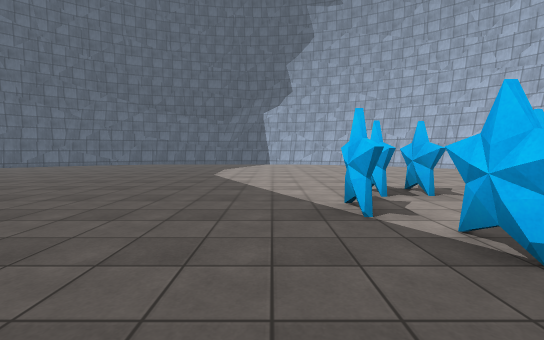
view 1 (above)

16 first-person views from a walk through a scene from a Unity 3-D project. The camera is 1.3 m above the floor, tilts 4° down and sees 90° across. The floor is counted in squares, 2 m on a side. Each view is taken from the middle of a square. On the plan, view 1 faces up. The plan holds only what a view shows up to about 9 squares ahead; the rest is blank. The place goes on beyond the plan. The player character is not drawn. Surface patterns are stand-ins for the level's own textures.

view 2
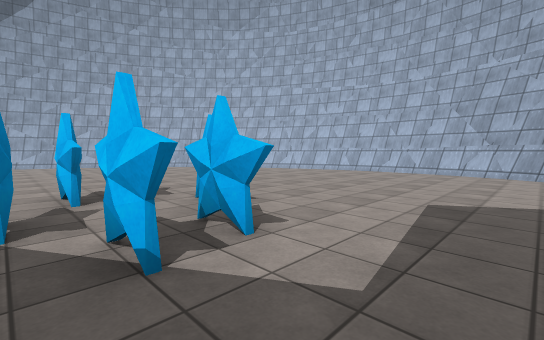

view 3
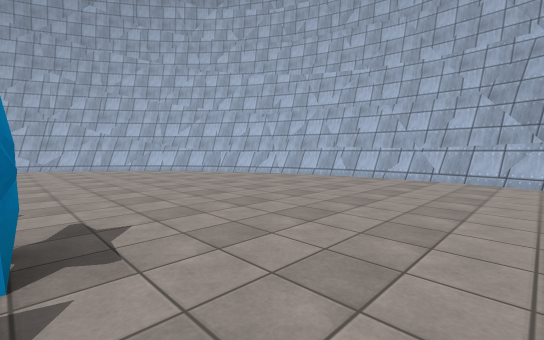

view 4
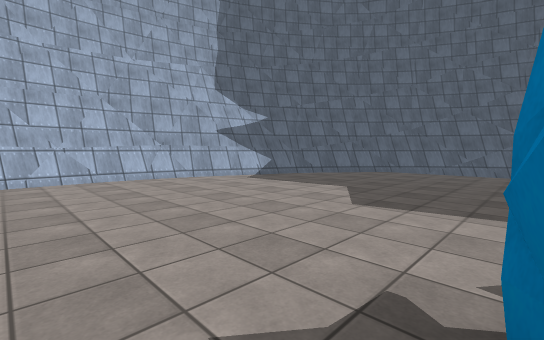

view 5
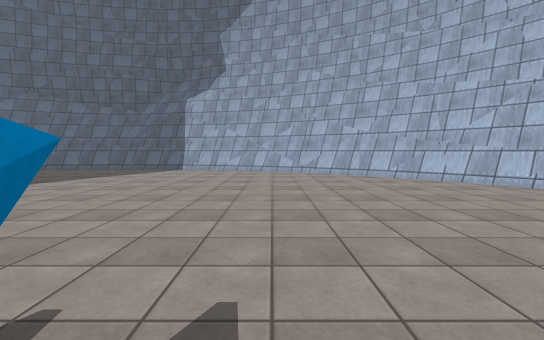

view 6
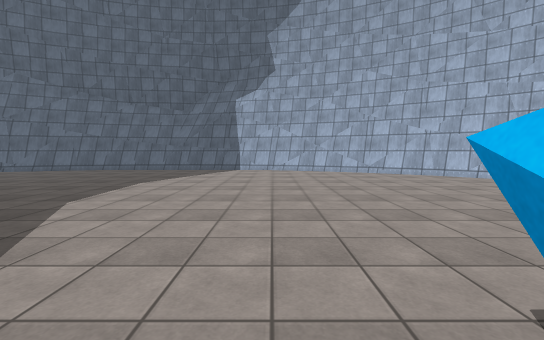

view 7
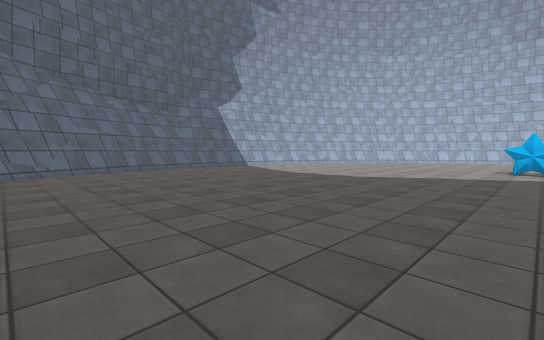

view 8
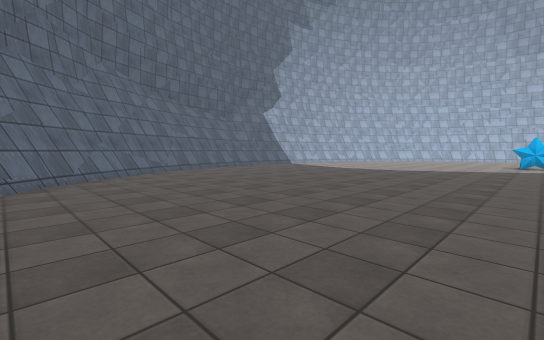

view 9
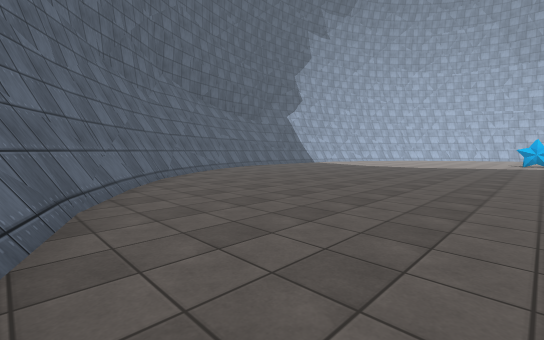

view 10
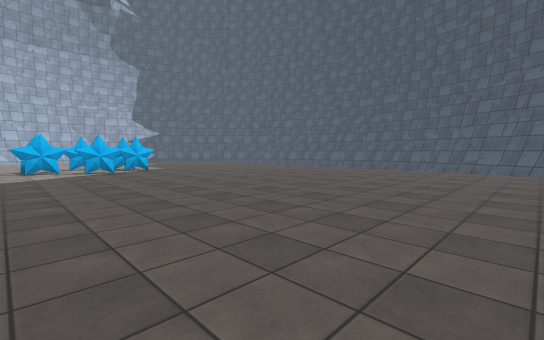

view 11
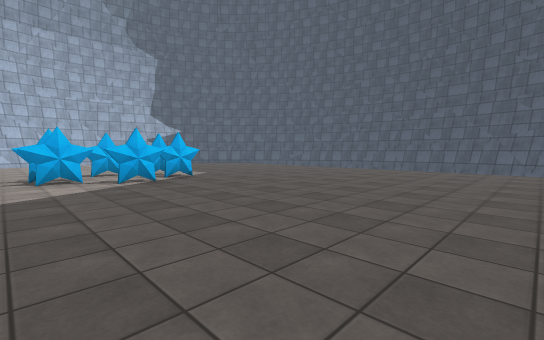

view 12
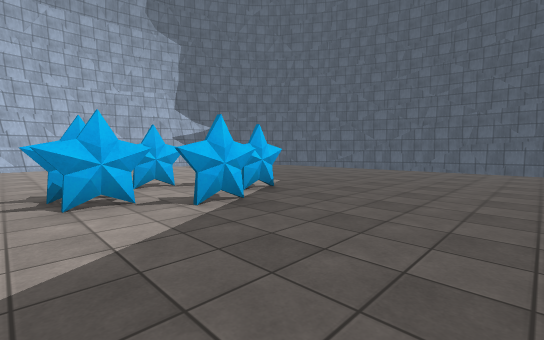

view 13
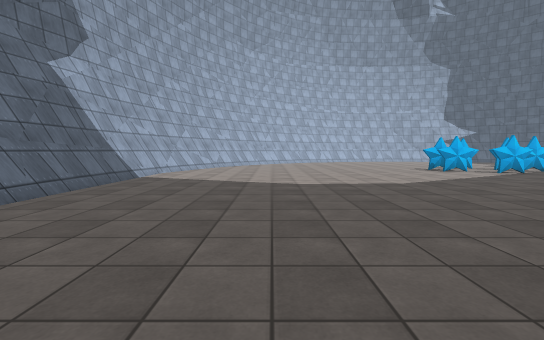

view 14
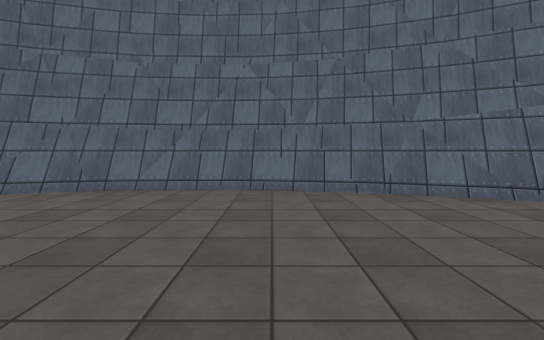

view 15
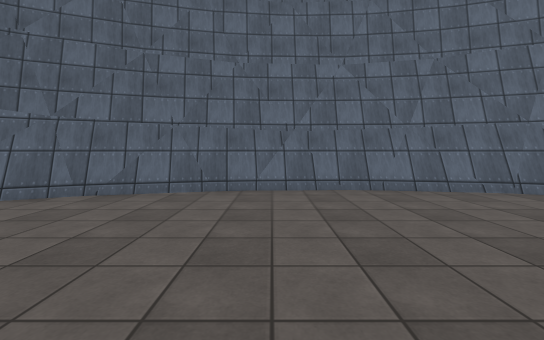

view 16
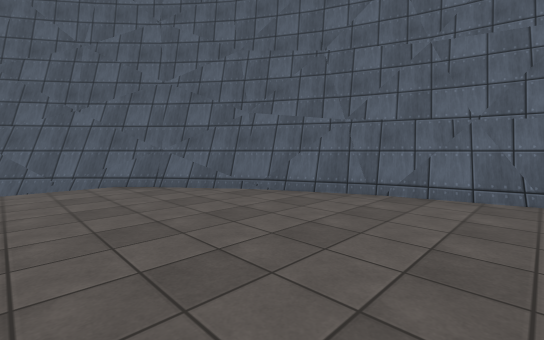

### Floor plan
Points are (right, up) in squares from view 1. A wall is a line through its corners. A room is listed if a view was taken in it or the views show most of it. See-through windows are left out.
Room 1 (views 1, 2, 3, 4, 5, 6, 7, 8, 9, 10, 11, 12, 13, 14, 15, 16)
walls: (-4.9, 13.4) (-7.3, 12.6); (-2.5, 13.9) (-3.3, 13.8); (-0.6, 13.9) (-2.9, 13.9); (-4.9, 13.7) (-7.2, 12.9); (2, 13.3) (-0.7, 13.9); (-2.4, 14.2) (-2.9, 14.1); (-0.5, 14.1) (-2.6, 14.1); (2.1, 13.5) (-0.7, 14.1); (-6.7, 13.3) (-9.2, 11.9) (-10.6, 10.7); (5.5, 11.6) (4.5, 12.3); (5, 12.1) (2.8, 13.2); (-10.5, 10.7) (-11.8, 9.3); (7.1, 10.2) (5.4, 11.7); (-11.7, 9.4) (-12.7, 7.7); (8.2, 8.4) (6.8, 10.2); (-11.8, 9.4) (-12.2, 8.9); (8.1, 9) (6.9, 10.4); (-12.6, 7.9) (-13.5, 5.9); (9.1, 6.8) (8.2, 8.6); (9.2, 7) (8.5, 8.3); (-13.4, 6.2) (-14, 4.1); (-13.8, 4.3) (-13.9, 2.8); (-13.8, 2.9) (-13.8, 1.9); (-13.9, 4.4) (-14.1, 2.5); (9.9, 5.1) (9.2, 7.2); (9.9, 2.7) (9.8, 3.5); (-13.6, 0.9) (-13.1, -1.3); (10, 3.2) (9.7, 5.1); (-14, 2.7) (-14, 2.1); (-14, 2.4) (-13.7, 0.4); (9.7, 0.8) (9.8, 1.4); (-13.1, -0.9) (-12.2, -2.8); (9.8, 1.1) (10, 3); (-13.8, 0.6) (-13.2, -1.4); (-13.2, -1.1) (-12.4, -2.9); (-12.3, -2.8) (-11.2, -4.4); (8.5, -2.5) (9.8, 1); (5.9, -5.5) (7.4, -4); (10, 1) (10.2, 3.1) (9.9, 5.2); (7.3, -4.2) (8.6, -2.3); (6.1, -5.5) (7.5, -4.3); (8.6, -2.6) (10, 1.1); (-11.4, -4.3) (-9.9, -5.7); (7.5, -4.2) (8.4, -3.1)
low walls: (-2.7, 13.7) (-3.5, 13.6); (-0.9, 13.7) (-3.1, 13.6); (0.9, 13.4) (-1, 13.7); (2.5, 12.8) (1.4, 13.2); (2, 13.2) (1.6, 13.4); (-7.1, 12.7) (-9, 11.5); (4.9, 11.5) (4.2, 12); (4.1, 12.3) (2.2, 13.1); (-9.5, 11.2) (-10.3, 10.5); (5.5, 11.3) (3.9, 12.4); (-9, 11.8) (-10.5, 10.5); (-10.5, 10.3) (-11.7, 9); (6.9, 10) (5.5, 11.2); (-11.5, 9.1) (-12.6, 7.4); (7, 10.1) (5.4, 11.5); (8, 8.3) (6.8, 10); (-12.5, 7.7) (-13.2, 5.7); (9, 6.6) (8.1, 8.4); (-13.3, 6) (-13.7, 3.8); (-13.6, 4) (-13.6, 3); (9.6, 4.8) (9, 6.8); (-13.6, 3.1) (-13.6, 1.6); (9.6, 2.5) (9.6, 3.7); (9.7, 3.4) (9.5, 4.8); (9.8, 4.8) (9.1, 6.9); (-13.7, 2) (-13.5, 0.7); (9.6, 1.4) (9.7, 2.8); (-13.1, -0.4) (-12.9, -0.9); (-11.1, -3.9) (-9.7, -5.4); (8.4, -2.2) (9.5, 0.7) (9.6, 1.7); (-9.8, -5.3) (-9.4, -5.6); (5.5, -5.6) (6, -5.2); (5.9, -5.3) (7.3, -3.7); (7.3, -3.9) (8.5, -2.3); (-12.3, -2.6) (-11.1, -4.2); (-11.2, -4.2) (-10.6, -4.8)
objects: star (1, 3); star (2, 2); star (2, 4); star (3, 3)

Where each view was taken, in squares from view 1:
view 1: 0 up, 0 right, facing up
view 2: 0 up, 1 right, facing up-right
view 3: 1 up, 3 right, facing up-right
view 4: 4 up, 3 right, facing down-right
view 5: 4 up, 3 right, facing up
view 6: 4 up, 1 right, facing up
view 7: 4 up, 8 left, facing up-right
view 8: 4 up, 11 left, facing up-right
view 9: 4 up, 13 left, facing up-right
view 10: 5 up, 8 left, facing down-right
view 11: 5 up, 5 left, facing down-right
view 12: 5 up, 2 left, facing down-right
view 13: 10 up, 7 left, facing right
view 14: 4 up, 9 left, facing left
view 15: 2 up, 9 left, facing left
view 16: 1 up, 9 left, facing down-left
